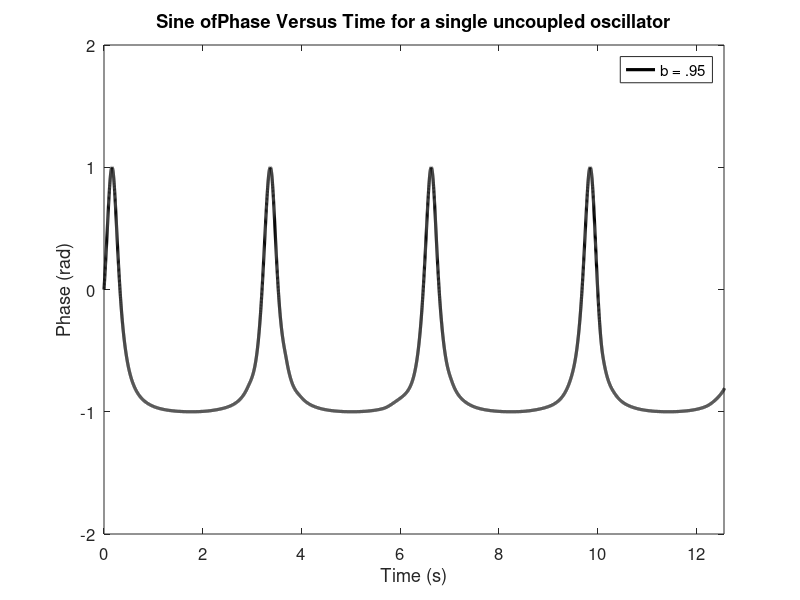

Reproduce this figure in MATLAB.
clear
clc
close all
%Simulation Parameters:
omega = 2*pi;
%% Uncoupled Phase Trace

%b = 0
b = 0*omega;     %Frequency function gain parameter
f = @(t,theta) [ omega + b*sin(theta) ];
[t,xa] = ode45(f,[0:.001:20],[0]);

%b = .5
b = .5*omega;     %Frequency function gain parameter
f = @(t,theta) [ omega + b*sin(theta) ];
[t,xb] = ode45(f,[0:.001:20],[0]);

%b = .7
b = .7*omega;     %Frequency function gain parameter
f = @(t,theta) [ omega + b*sin(theta) ];
[t,xc] = ode45(f,[0:.001:20],[0]);

%b = .95
b = .95*omega;     %Frequency function gain parameter
f = @(t,theta) [ omega + b*sin(theta) ];
[t,xd] = ode45(f,[0:.001:20],[0]);

%b = .99
b = .99*omega;     %Frequency function gain parameter
f = @(t,theta) [ omega + b*sin(theta) ];
[t,xe] = ode45(f,[0:.001:20],[0]);

%xa = wrapTo2Pi(xa);
%plot(t,(xa),'linewidth',2.3,'color',[0 0 0]);
%hold on
%plot(t,(xb),'--','linewidth',2.3,'color',[0 0 0]);
%plot(t,(xc),':','linewidth',2.3,'color',[0 0 0])
plot(t,sin(xd),'-','linewidth',2.3,'color',[0 0 0])
%hold on
%plot(t,(xe),'-','linewidth',1,'color',[0 0 0])

title('Sine ofPhase Versus Time for a single uncoupled oscillator','FontSize',12);
xlabel('Time (s)','FontSize',12);
ylabel('Phase (rad)','FontSize',12);
axis([0 4*pi -2 2]);
set(gca,'FontSize',12);
legend('b = .95','b = .5','b = .7','b = .95','b = .99');



